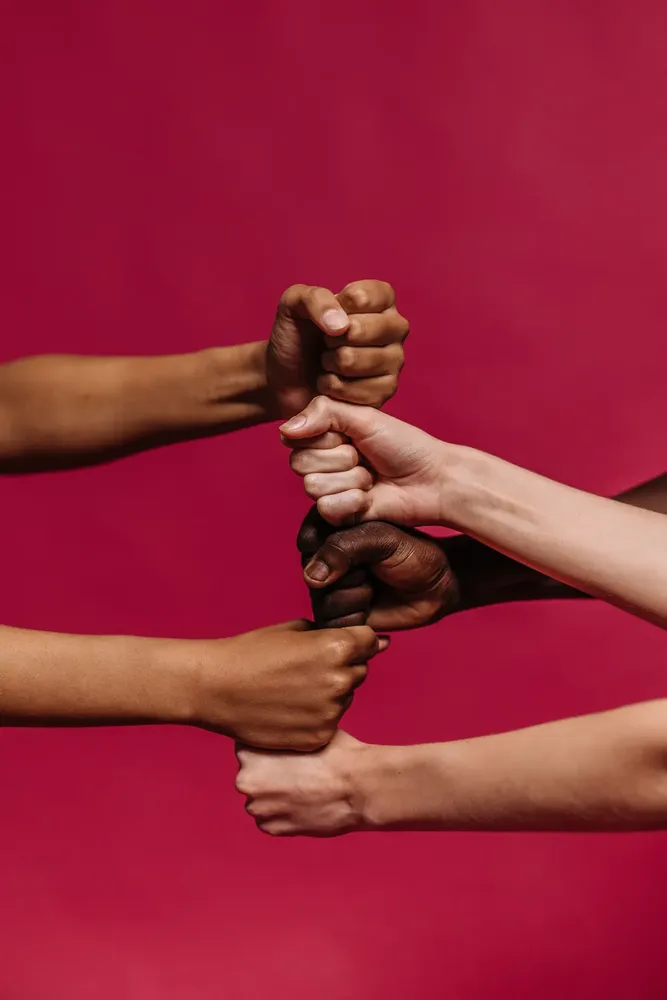
#> input picture visual-assets/why-healthier-scene.webp, 667 x 1000 px, shrunk from 900 x 1350 before the run, found by its file name
$ python recolor.py visual-assets/why-healthier-scene.webp visual-assets/why-healthier-scene-navy.webp --from-hue 344 --to-hue 224 --value 0.55 --sat 0.85 --width 16 --edge 2
#> lines starting #> are read from the running program, lines starting #| are printed output that depends on the picture; after the words box and inside, x2 and y2 are one past the last pixel; in counts of white or black regions, pixels touching at a corner belong together
#!/usr/bin/env python3
"""Recolor a photo's background by remapping a hue range, keeping texture.

Used for the "Why AfterCare" card photos in visual-assets/. Instead of
filling the background with a flat color (which looks cut out), this
rotates every pixel whose hue is close to the background's hue toward a
new hue and scales its brightness. Grain, gradients and shadows survive,
and skin / subject colors outside the hue window are left alone.

Near the old background (a few pixels around it) the hue window is
widened, so anti-aliased edge pixels and colored shadow "spill" get
recolored too instead of leaving a fringe of the old color.

Requires:  pip install pillow numpy

Usage (PowerShell and bash, one line):

  python tools/recolor.py IN.webp OUT.webp --from-hue 344 --to-hue 258 --value 0.85

Arguments
  --from-hue   hue of the old background in degrees (0-360). Find it by
               sampling a background pixel; the script prints it with --probe.
  --to-hue     hue you want instead (e.g. blue 224, violet 262, teal 176).
  --value      brightness multiplier for the recolored area (<1 darker).
  --sat        saturation multiplier for the recolored area (default 1).
  --width      half-width of the hue window in degrees (default 40, how far
               from --from-hue still counts as background).
  --edge       pixels of widened matching around the background (default 6,
               use 0 to turn the edge widening off).
  --probe X,Y  just print the hue/saturation/value at pixel X,Y and exit.

Presets used on the site (run from the repo root):

  # Healthier scene: crimson -> navy (narrow window and edge: at 30/6 the
  # mask eats into the reddish shadows between the fingers)
  python tools/recolor.py visual-assets/why-healthier-scene.webp visual-assets/why-healthier-scene-navy.webp --from-hue 344 --to-hue 224 --value 0.55 --sat 0.85 --width 16 --edge 2

Tip: always zoom into the edges of the result (200-400%) and check for
leftover fringes before shipping. If a thin line of the old color remains,
raise --edge or --width a little.
"""
import argparse

import numpy as np
from PIL import Image, ImageFilter


def smoothstep(x):
    x = np.clip(x, 0, 1)
    return x * x * (3 - 2 * x)


def rgb_to_hsv(rgb):
    r, g, b = rgb[..., 0], rgb[..., 1], rgb[..., 2]
    mx = rgb.max(-1)
    d = mx - rgb.min(-1)
    sat = np.where(mx > 0, d / np.maximum(mx, 1e-6), 0)
    dd = np.maximum(d, 1e-6)
    hue = np.where(
        mx == r,
        ((g - b) / dd) % 6,
        np.where(mx == g, (b - r) / dd + 2, (r - g) / dd + 4),
    ) * 60
    return hue, sat, mx


def hsv_to_rgb(hue, sat, val):
    c = val * sat
    hp = (hue % 360) / 60
    x = c * (1 - np.abs(hp % 2 - 1))
    m = val - c
    z = np.zeros_like(c)
    i = np.floor(hp).astype(int) % 6
    r = np.choose(i, [c, x, z, z, x, c])
    g = np.choose(i, [x, c, c, x, z, z])
    b = np.choose(i, [z, z, x, c, c, x])
    return np.stack([r + m, g + m, b + m], -1)


def main():
    ap = argparse.ArgumentParser(description=__doc__, formatter_class=argparse.RawDescriptionHelpFormatter)
    ap.add_argument("src")
    ap.add_argument("dst", nargs="?")
    ap.add_argument("--from-hue", type=float)
    ap.add_argument("--to-hue", type=float)
    ap.add_argument("--value", type=float, default=1.0)
    ap.add_argument("--sat", type=float, default=1.0)
    ap.add_argument("--width", type=float, default=40.0)
    ap.add_argument("--edge", type=int, default=6)
    ap.add_argument("--quality", type=int, default=90)
    ap.add_argument("--probe", help="X,Y: print hue/sat/value at this pixel and exit")
    a = ap.parse_args()

    img = Image.open(a.src).convert("RGB")
#> img is the input picture: PIL image 667x1000 RGB; mean R, G, B 151.6, 37.4, 57.7
    rgb = np.array(img).astype(np.float32) / 255
    hue, sat, val = rgb_to_hsv(rgb)

    if a.probe:
        x, y = (int(v) for v in a.probe.split(","))
        print("hue %.0f  sat %.2f  value %.2f" % (hue[y, x], sat[y, x], val[y, x]))
        return
    if a.from_hue is None or a.to_hue is None or not a.dst:
        ap.error("need DST, --from-hue and --to-hue (or use --probe)")

    # signed hue distance from the old background hue, in degrees
    dh = ((hue - a.from_hue + 180) % 360) - 180

    # core weight: 1 for clearly-background pixels, fading to 0 at the window edge
    fade = max(a.width * 0.4, 1)
    core = smoothstep((a.width - np.abs(dh)) / fade) * smoothstep((sat - 0.25) / 0.3)

    weight = core
    if a.edge > 0:
        # Only near pure background: a wider hue window and lower saturation gate,
        # so blended edge pixels and colored spill are caught too.
        pure = core > 0.97
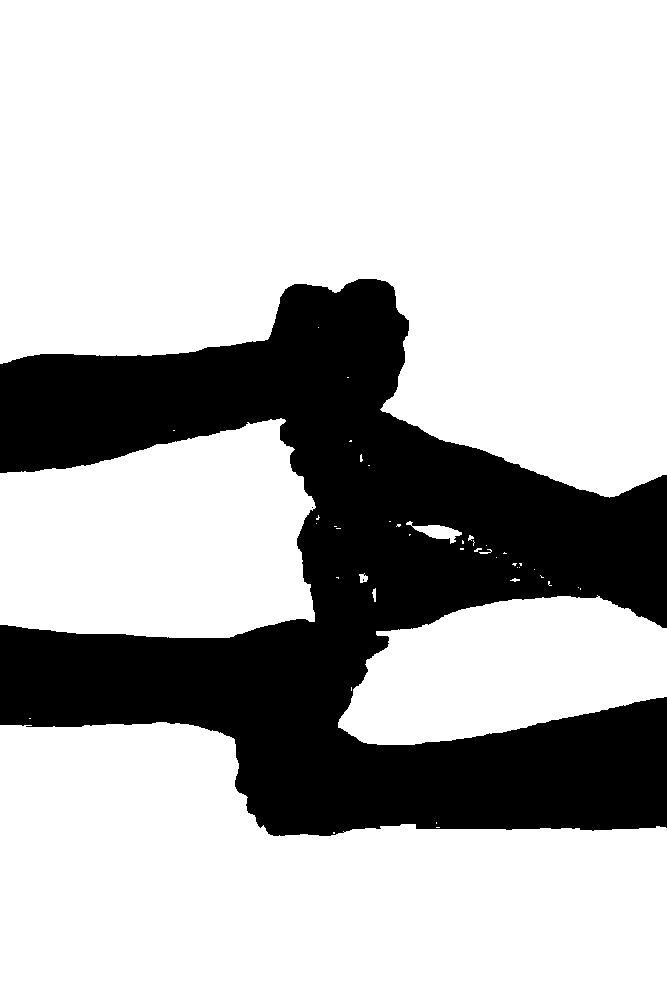
#> pure: shape (1000, 667) bool; 73.1% white; 3 black regions (2 under 20 px), largest, box (x1, y1, x2, y2) and area: (0, 279, 667, 836) 179403
        mask = Image.fromarray((pure * 255).astype("uint8"))
        near = np.array(mask.filter(ImageFilter.MaxFilter(2 * a.edge + 1))) > 0
#> near: shape (1000, 667) bool; 74.5% white; 2 black regions (1 under 20 px), largest, box (x1, y1, x2, y2) and area: (0, 281, 667, 834) 169826
        zone = np.array(Image.fromarray((near * 255).astype("uint8")).filter(ImageFilter.GaussianBlur(2))).astype(np.float32) / 255
        wide = smoothstep((a.width * 1.7 - np.abs(dh)) / (fade * 1.2)) * smoothstep((sat - 0.12) / 0.2)
        weight = np.maximum(core, wide * zone)

    # Recolor fully, then cross-fade in RGB by weight. Fading the hue itself
    # sent half-matched edge pixels through the hues in between (crimson ->
    # navy passes through violet), which showed up as a halo around the subject.
    full = hsv_to_rgb((hue + a.to_hue - a.from_hue) % 360, np.clip(sat * a.sat, 0, 1), val * a.value)
#> in hsv_to_rgb, `c = val * sat`:
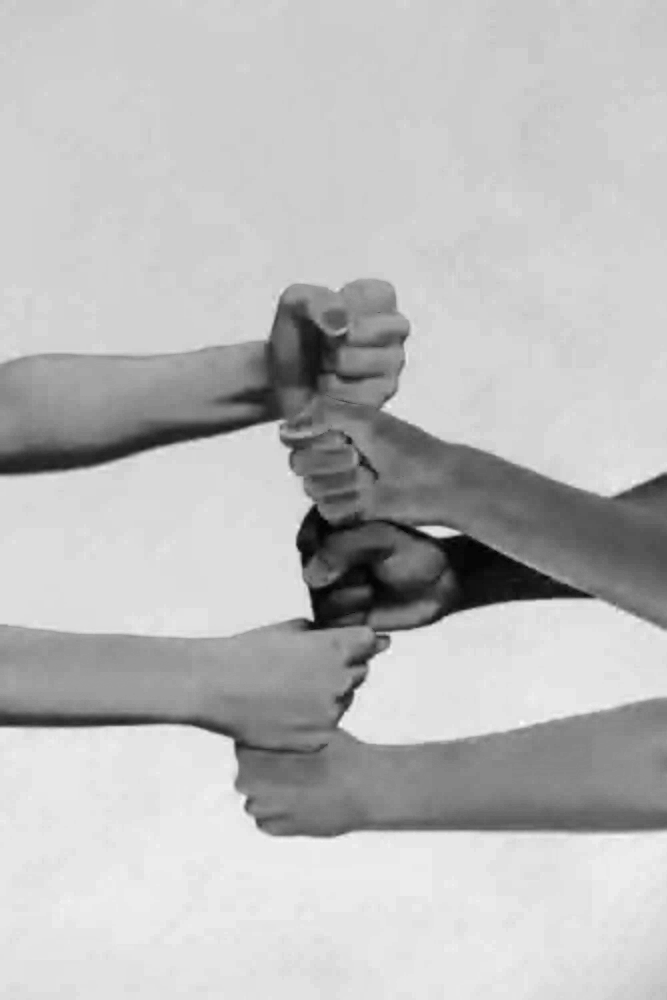
#> c: shape (1000, 667) float32; min 0, max 0.297, mean 0.219; drawn with min black and max white
#> in hsv_to_rgb, `m = val - c`:
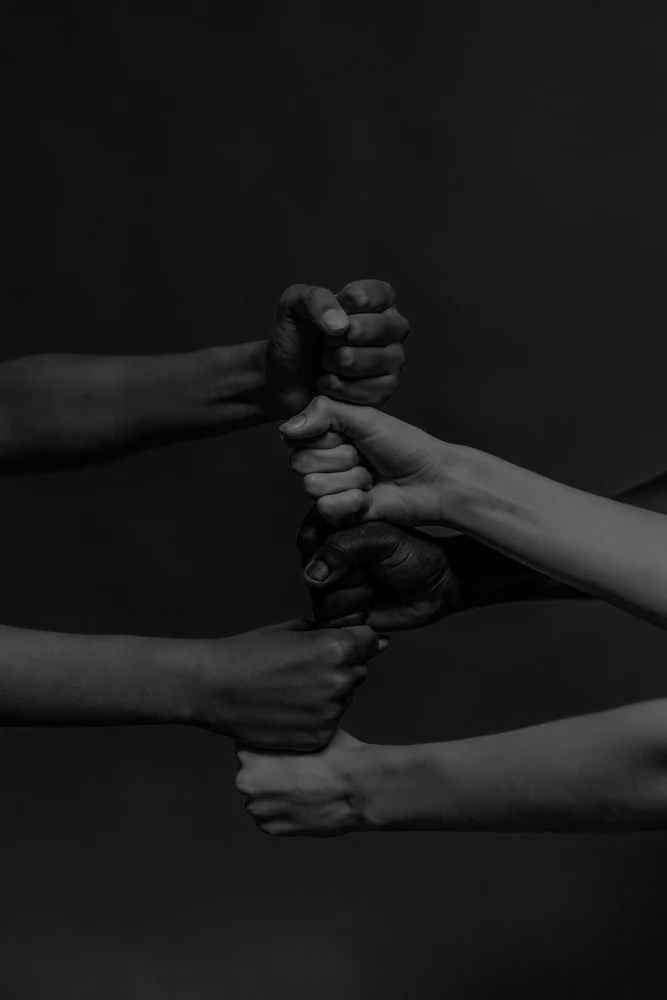
#> m: shape (1000, 667) float32; min 0, max 0.479, mean 0.108
#> in hsv_to_rgb, `i = np.floor(hp).astype(int) % 6`:
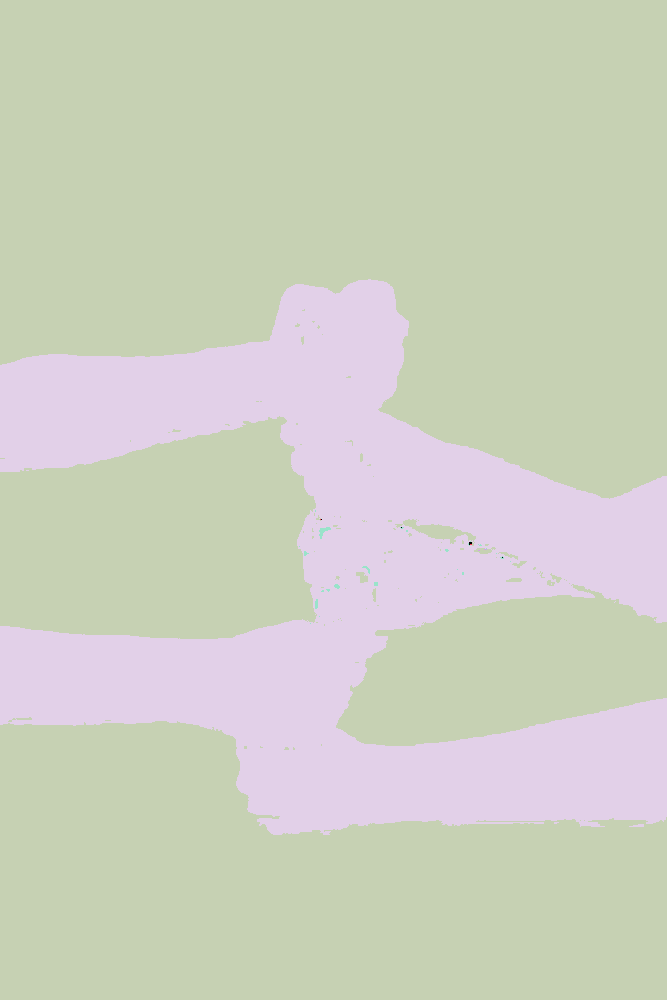
#> i: shape (1000, 667) int64; 6 distinct labels, from 0 to 5; one colour per label, 0 black
#> in hsv_to_rgb, `r = np.choose(i, [c, x, z, z, x, c])`:
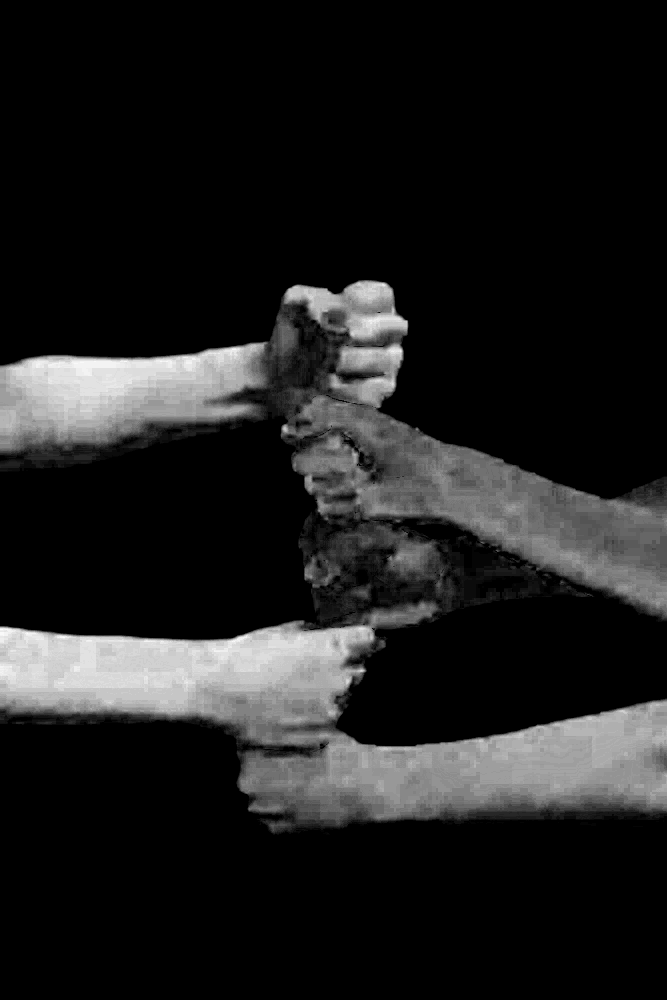
#> r: shape (1000, 667) float32; min 0, max 0.0825, mean 0.00983; drawn with min black and max white
#> in hsv_to_rgb, `g = np.choose(i, [x, c, c, x, z, z])`:
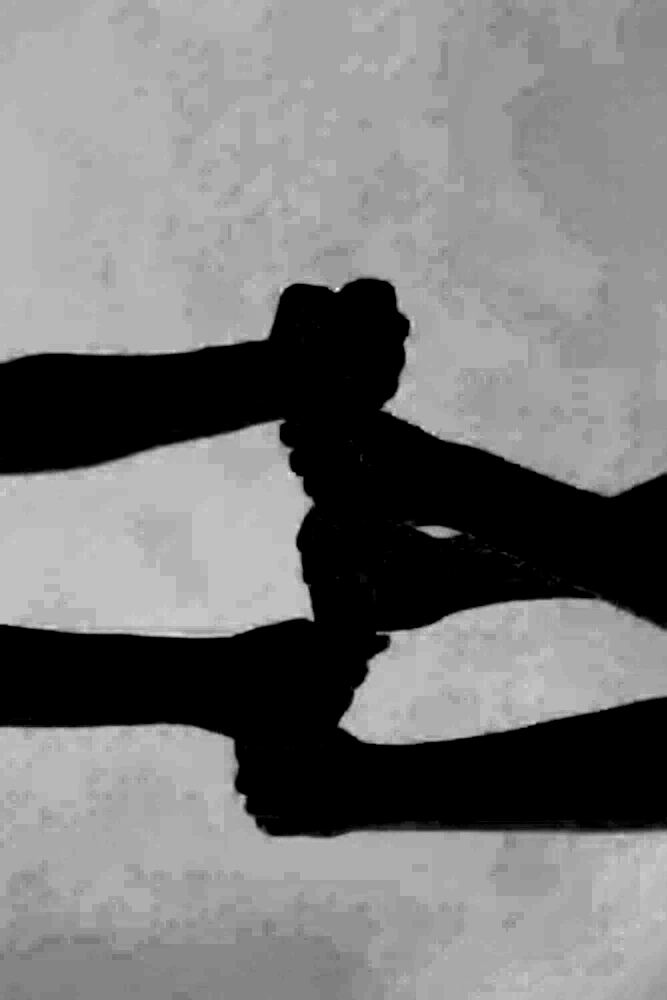
#> g: shape (1000, 667) float32; min 0, max 0.099, mean 0.0471; drawn with min black and max white
    w = weight[..., None]
    out = np.clip(rgb * (1 - w) + full * w, 0, 1)
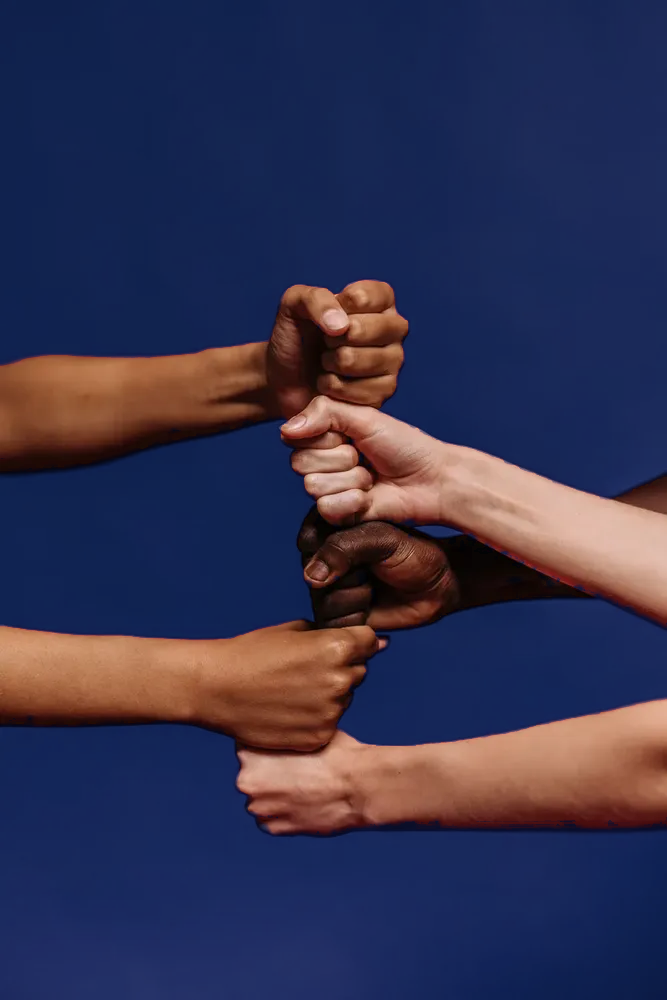
#> out: shape (1000, 667, 3) float32; mean R, G, B 0.207, 0.201, 0.318
    Image.fromarray((out * 255 + 0.5).astype(np.uint8)).save(a.dst, quality=a.quality, method=6)
    print("wrote", a.dst)


if __name__ == "__main__":
    main()
